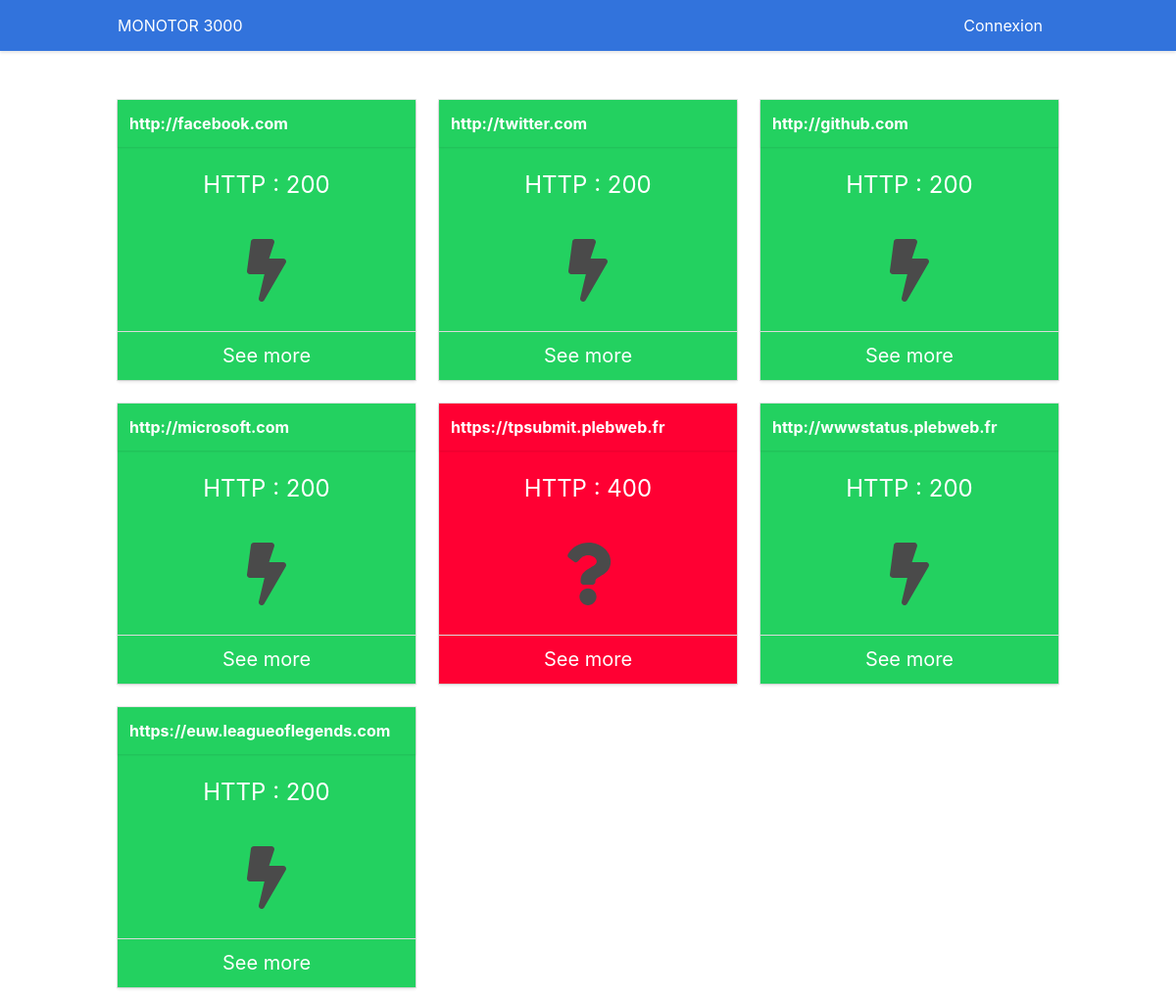
The page / on the database its author committed.
### tables this page shows
CREATE TABLE "site"
(
    id INTEGER PRIMARY KEY AUTOINCREMENT,
    url VARCHAR(200) DEFAULT empty
);

### app.py (the view)
@app.route('/')
def index():
    sites = sql_obj.get_sites_group_by_id()
    return render_template('index.html', sites=sites)

### SQLRequest.py (called while the page is built)
    def exe_sql(self, query, commit=False):
        req = sqlite3.connect(self.app.config['BDD']).execute(query)
        if commit:
            req.execute("COMMIT ")
        return req

    def get_sites_group_by_id(self):
        query = "SELECT s.id, s.url, r.number FROM site s" \
                " JOIN requests r ON s.id = r.siteId" \
                " GROUP BY r.siteId"
        sites = self.exe_sql(query)
        return sites.fetchall()

### templates/index.html (shortened to what this page needs)
{% extends 'layout.html' %}
{% block body %}
    {% for site in sites %}
        {% if loop.index0%3 == 0 and loop.index0 != 0 %}
            </div>
        {% endif %}
        {% if loop.index0%3 == 0 or loop.index0 == 0 %}
            <div class="columns">
        {% endif %}
        <div class="column is-4">
            <div class="card" style="background-color: {% if site[2] == 200 %}hsl(141, 71%, 48%){% else %}hsl(348, 100%, 50%){% endif %}">
                <header class="card-header">
                    <h1 class="card-header-title">
                        <a class="has-text-white" href="{{ site[1] }}"> {{ site[1] }}</a>
                    </h1><br>
                </header>
                    <div class="card-content has-text-centered">
                        <h2 class="subtitle is-4 has-text-white">HTTP : {{ site[2] }}</h2><br>
                        <span class="icon is-large">
				<i class="fas fa-{% if site[2] == 200 %}bolt{% elif site[2] == 400 %}question{% else %}ban{% endif %} fa-4x"></i>
                        </span>
                    </div>
                    <footer class="card-footer">
                        <p class="card-footer-item">
                            <span>
                                <a href="{{ url_for("one_site", id_site=site[0]) }}" class="has-text-white subtitle">
                                    See more
                                </a>
                            </span>
                    </footer>
                </div>
            </div>
    {% endfor %}
{% endblock %}

### templates/layout.html (shortened to what this page needs)
<!DOCTYPE html>
<html lang="en">
<head>
    <link rel="stylesheet" href="{{ url_for('static', filename = 'bulma.min.css') }}">
    <link rel="stylesheet" href="{{ url_for('static', filename = 'custom.css') }}">
</head>
<body>
<nav class="navbar has-shadow is-link">
    <div class="container">
        <div class="navbar-brand">
            <a class="navbar-item" href="/">
                MONOTOR 3000
            </a>
        </div>
        <div class="navbar-end">
            {% if session.get('is_login') %}
                <div class="navbar-item has-dropdown is-hoverable">
                    <label class="navbar-link">Administration</label>
                    <div class="navbar-dropdown">
                        <a href="{{ url_for('admin') }}" class="navbar-item">
                            Main panel
                        </a>
                        <hr class="navbar-divider">
                        <a href="{{ url_for('logout') }}" class="navbar-item">
                            Log out
                        </a>
                    </div>
                </div>
            {% else %}
                <a class="navbar-item" href="{{ url_for('login') }}">Connexion</a>
            {% endif %}
        </div>
    </div>
</nav>
<div class="container" id="corps">
    {% block body %}{% endblock %}
</div>
</body>
</html>

### static/custom.css (style rules this page uses)
div#corps { padding-top: 50px; }

### rows shown on the page
site: url "http://facebook.com", site "200"
site: url "http://twitter.com", site "200"
site: url "http://github.com", site "200"
site: url "http://microsoft.com", site "200"
site: url "https://tpsubmit.plebweb.fr", site "400"
site: url "http://wwwstatus.plebweb.fr", site "200"
site: url "https://euw.leagueoflegends.com", site "200"
